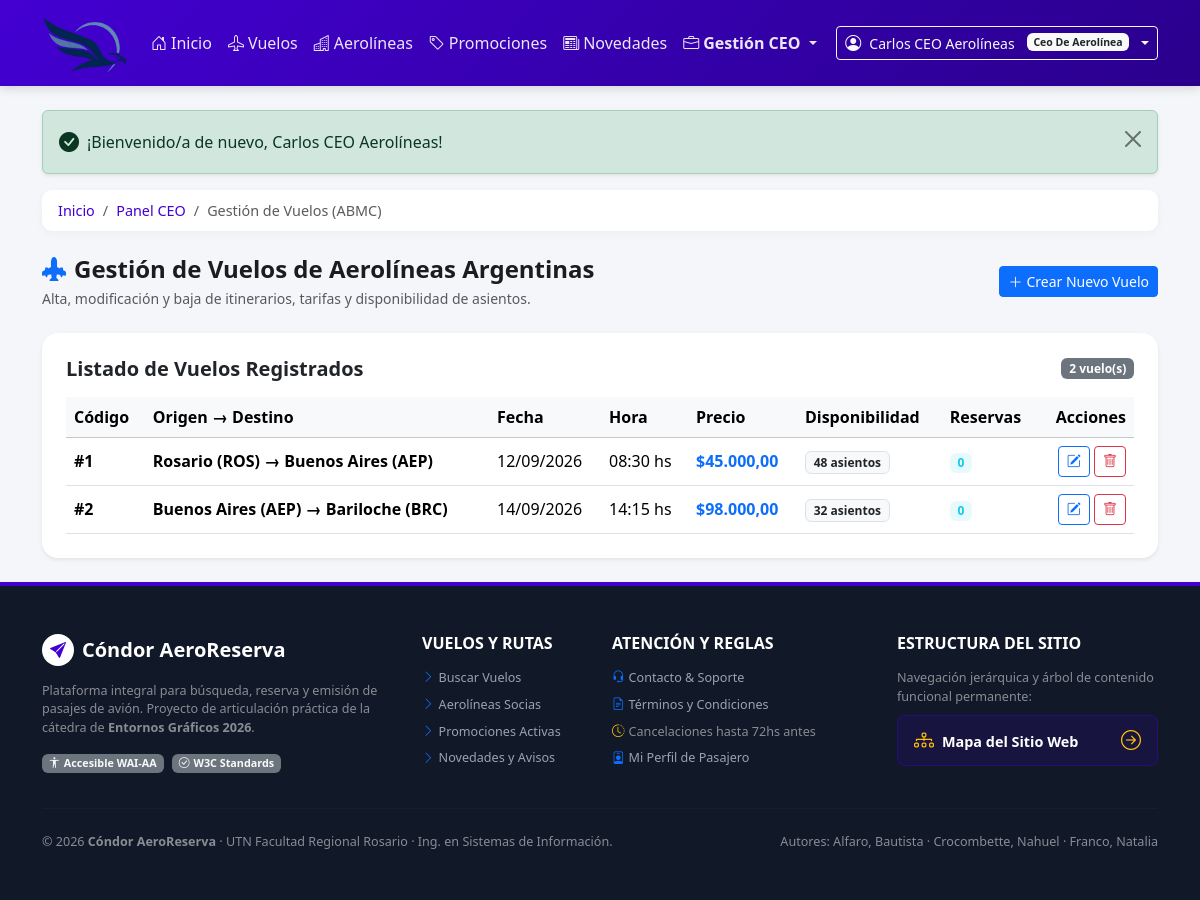
Screenshot of /index.php?pagina=ceo_vuelos (signed in) with the database file from the repository.
### tables this page shows
CREATE TABLE IF NOT EXISTS aerolineas (
    codAerolinea INT AUTO_INCREMENT PRIMARY KEY,
    nombreAerolinea VARCHAR(100) NOT NULL,
    codigoIATA VARCHAR(3) NOT NULL UNIQUE,
    descripcionAerolinea VARCHAR(200) DEFAULT NULL,
    codPais VARCHAR(3) NOT NULL,
    codUsuarioCeo INT DEFAULT NULL,
    CONSTRAINT fk_aerolinea_ceo FOREIGN KEY (codUsuarioCeo) REFERENCES usuarios(codUsuario) ON DELETE SET NULL
);

CREATE TABLE IF NOT EXISTS vuelos (
    codVuelo INT AUTO_INCREMENT PRIMARY KEY,
    codAerolinea INT NOT NULL,
    origenVuelo VARCHAR(50) NOT NULL,
    destinoVuelo VARCHAR(50) NOT NULL,
    fechaSalidaVuelo DATE NOT NULL,
    horaSalidaVuelo TIME NOT NULL,
    precioVuelo DECIMAL(10,2) NOT NULL,
    asientosDisponibles INT NOT NULL,
    CONSTRAINT fk_vuelo_aerolinea FOREIGN KEY (codAerolinea) REFERENCES aerolineas(codAerolinea) ON DELETE CASCADE
);

### public/index.php (called while the page is built, shortened)
<?php
require_once __DIR__ . '/../app/helpers/datos.php';
$pagina = $_GET['pagina'] ?? 'inicio';
$vistasDisponibles = [
    'inicio'             => __DIR__ . '/../app/views/inicio.php',
    'vuelos'             => __DIR__ . '/../app/views/vuelos.php',
    'vuelo_detalle'      => __DIR__ . '/../app/views/vuelo_detalle.php',
    'reservar'           => __DIR__ . '/../app/views/reservar.php',
    'reservas'           => __DIR__ . '/../app/views/reservas.php',
    'reserva_detalle'    => __DIR__ . '/../app/views/reserva_detalle.php',
    'historial'          => __DIR__ . '/../app/views/historial.php',
    'aerolineas'         => __DIR__ . '/../app/views/aerolineas.php',
    'aerolinea_detalle'  => __DIR__ . '/../app/views/aerolinea_detalle.php',
    'promociones'        => __DIR__ . '/../app/views/promociones.php',
    'novedades'          => __DIR__ . '/../app/views/novedades.php',
    'mapa_sitio'         => __DIR__ . '/../app/views/mapa_sitio.php',
    'mapa'               => __DIR__ . '/../app/views/mapa_sitio.php',
    '404'                => __DIR__ . '/../app/views/404.php',
    'contacto'           => __DIR__ . '/../app/views/contacto.php',
    'terminos'           => __DIR__ . '/../app/views/terminos.php',
    'login'              => __DIR__ . '/../app/views/login.php',
    'registro'           => __DIR__ . '/../app/views/registro.php',
    'recuperar_clave'    => __DIR__ . '/../app/views/recuperar_clave.php',
    'perfil'             => __DIR__ . '/../app/views/perfil.php',
    'ceo_panel'          => __DIR__ . '/../app/views/ceo/panel.php',
    'ceo_vuelos'         => __DIR__ . '/../app/views/ceo/vuelos.php',
    'ceo_promociones'    => __DIR__ . '/../app/views/ceo/promociones.php',
    'ceo_reportes'       => __DIR__ . '/../app/views/ceo/reportes.php',
    'admin_panel'        => __DIR__ . '/../app/views/admin/panel.php',
    'admin_aerolineas'   => __DIR__ . '/../app/views/admin/aerolineas.php',
    'admin_promociones'  => __DIR__ . '/../app/views/admin/promociones.php',
    'admin_novedades'    => __DIR__ . '/../app/views/admin/novedades.php',
    'admin_usuarios'     => __DIR__ . '/../app/views/admin/usuarios.php',
    'admin_reportes'     => __DIR__ . '/../app/views/admin/reportes.php',
];
if (!array_key_exists($pagina, $vistasDisponibles)) {
    http_response_code(404);
    $vistaArchivo = $vistasDisponibles['404'];
} else {
    $vistaArchivo = $vistasDisponibles[$pagina];
}
require __DIR__ . '/../app/views/layouts/header.php';
require $vistaArchivo;
require __DIR__ . '/../app/views/layouts/footer.php';

### app/helpers/datos.php (called while the page is built, shortened)
<?php
function obtenerAerolineaDeCeo(int $codUsuarioCeo): ?array
{
    try {
        $db = Database::getConnection();
        $stmt = $db->prepare("SELECT * FROM aerolineas WHERE codUsuarioCeo = ? LIMIT 1");
        $stmt->execute([$codUsuarioCeo]);
        $res = $stmt->fetch();
        return $res ?: null;
    } catch (Throwable $e) {
        error_log("Error al obtener aerolínea de CEO: " . $e->getMessage());
        return null;
    }
}
function contarTotalVuelosPorCeo(int $codUsuarioCeo): int
{
    try {
        $aero = obtenerAerolineaDeCeo($codUsuarioCeo);
        $db = Database::getConnection();
        $stmt = $db->prepare("SELECT COUNT(*) FROM vuelos WHERE codAerolinea = ?");
        $stmt->execute([$aero['codAerolinea']]);
        return (int)$stmt->fetchColumn();
    } catch (Throwable $e) {
        error_log("Error al contar vuelos de CEO: " . $e->getMessage());
        return 0;
    }
}
function obtenerVuelosPorCeo(int $codUsuarioCeo, ?int $limite = null, int $offset = 0): array
{
    try {
        $aero = obtenerAerolineaDeCeo($codUsuarioCeo);
        $db = Database::getConnection();
        $sql = "SELECT v.*, a.nombreAerolinea, a.codigoIATA,
                      (SELECT COUNT(*) FROM reservas r WHERE r.codVuelo = v.codVuelo AND r.estadoReserva != 'cancelada') AS reservasRealizadas
                      FROM vuelos v
                      INNER JOIN aerolineas a ON v.codAerolinea = a.codAerolinea
                      WHERE v.codAerolinea = ?
                      ORDER BY v.fechaSalidaVuelo ASC, v.horaSalidaVuelo ASC";
        if ($limite !== null && $limite > 0) {
            $sql .= " LIMIT " . (int)$limite . " OFFSET " . (int)$offset;
        }
        $stmt = $db->prepare($sql);
        $stmt->execute([$aero['codAerolinea']]);
        return $stmt->fetchAll();
    } catch (Throwable $e) {
        error_log("Error al obtener vuelos de CEO: " . $e->getMessage());
        return [];
    }
}
function obtenerMetricasCeo(int $codUsuarioCeo): array
{
    $aero = obtenerAerolineaDeCeo($codUsuarioCeo);
    try {
        $db = Database::getConnection();
        $aId = $aero['codAerolinea'];
        $totalVuelos = (int) $db->query("SELECT COUNT(*) FROM vuelos WHERE codAerolinea = $aId")->fetchColumn();
        $stmt = $db->prepare("SELECT COUNT(*) AS totalVentas, COALESCE(SUM(r.precioFinal), 0) AS totalMonto
                              FROM reservas r
                              INNER JOIN vuelos v ON r.codVuelo = v.codVuelo
                              WHERE v.codAerolinea = ? AND r.estadoReserva = 'confirmada'");
        $stmt->execute([$aId]);
        $ventas = $stmt->fetch();
        $stmt = $db->prepare("SELECT COUNT(*) FROM reservas r
                              INNER JOIN vuelos v ON r.codVuelo = v.codVuelo
                              WHERE v.codAerolinea = ? AND r.estadoReserva != 'cancelada'");
        $stmt->execute([$aId]);
        $ocupados = (int) $stmt->fetchColumn();
        return [
            'aerolinea' => $aero,
            'totalVuelos' => $totalVuelos,
            'ventasConfirmadas' => (int) ($ventas['totalVentas'] ?? 0),
            'recaudacion' => (float) ($ventas['totalMonto'] ?? 0),
            'asientosOcupados' => $ocupados,
        ];
    } catch (Throwable $e) {
        error_log("Error al calcular métricas CEO: " . $e->getMessage());
        return ['aerolinea' => $aero, 'totalVuelos' => 0, 'ventasConfirmadas' => 0, 'recaudacion' => 0.0, 'asientosOcupados' => 0];
    }
}

### app/views/ceo/vuelos.php (the view, shortened to what this page needs)
<?php
require_once __DIR__ . '/../../helpers/datos.php';
$usuario = obtenerUsuario();
$metricas = obtenerMetricasCeo((int)$usuario['id']);
$aerolinea = $metricas['aerolinea'];
$paginaActual = max(1, (int)($_GET['p'] ?? 1));
$porPagina = 5;
$totalVuelosCeo = contarTotalVuelosPorCeo((int)$usuario['id']);
$offset = ($paginaActual - 1) * $porPagina;
$vuelos = obtenerVuelosPorCeo((int)$usuario['id'], $porPagina, $offset);
$editarId = !empty($_GET['editar']) ? (int)$_GET['editar'] : 0;
$vueloEditar = $editarId ? obtenerVueloPorId($editarId) : null;
?>
<nav class="breadcrumb-condor" aria-label="Ruta de navegación">
    <ol class="breadcrumb mb-0">
        <li class="breadcrumb-item"><a href="index.php">Inicio</a></li>
        <li class="breadcrumb-item"><a href="index.php?pagina=ceo_panel">Panel CEO</a></li>
        <li class="breadcrumb-item active" aria-current="page">Gestión de Vuelos (ABMC)</li>
    </ol>
</nav>
<div class="d-flex flex-column flex-md-row justify-content-between align-items-md-center gap-2 mb-4">
    <div>
        <h1 class="h4 fw-bold mb-1">
            <i class="bi bi-airplane-engines-fill text-primary me-2"></i>Gestión de Vuelos de <?= htmlspecialchars($aerolinea['nombreAerolinea'] ?? 'Mi Aerolínea') ?>
        </h1>
        <p class="text-muted small mb-0">Alta, modificación y baja de itinerarios, tarifas y disponibilidad de asientos.</p>
    </div>
    <button class="btn btn-primary btn-sm" type="button" data-bs-toggle="collapse" data-bs-target="#formVueloCollapse" aria-expanded="<?= $vueloEditar ? 'true' : 'false' ?>">
        <i class="bi bi-plus-lg me-1"></i><?= $vueloEditar ? 'Editar Vuelo #' . $vueloEditar['codVuelo'] : 'Crear Nuevo Vuelo' ?>
    </button>
</div>
<div class="card shadow-sm border-0 rounded-4 p-4 bg-white">
    <div class="d-flex justify-content-between align-items-center mb-3">
        <h2 class="h5 fw-bold mb-0">Listado de Vuelos Registrados</h2>
        <span class="badge bg-secondary"><?= count($vuelos) ?> vuelo(s)</span>
    </div>
    <?php if (!empty($vuelos)): ?>
        <div class="table-responsive">
            <table class="table table-hover align-middle mb-0">
                <thead class="table-light">
                    <tr>
                        <th scope="col">Código</th>
                        <th scope="col">Origen → Destino</th>
                        <th scope="col">Fecha</th>
                        <th scope="col">Hora</th>
                        <th scope="col">Precio</th>
                        <th scope="col">Disponibilidad</th>
                        <th scope="col">Reservas</th>
                        <th scope="col" class="text-end">Acciones</th>
                    </tr>
                </thead>
                <tbody>
                    <?php foreach ($vuelos as $v): ?>
                        <tr>
                            <td><strong>#<?= $v['codVuelo'] ?></strong></td>
                            <td class="fw-semibold"><?= htmlspecialchars($v['origenVuelo']) ?> → <?= htmlspecialchars($v['destinoVuelo']) ?></td>
                            <td><?= date('d/m/Y', strtotime($v['fechaSalidaVuelo'])) ?></td>
                            <td><?= date('H:i', strtotime($v['horaSalidaVuelo'])) ?> hs</td>
                            <td class="fw-bold text-primary">$<?= number_format((float)$v['precioVuelo'], 2, ',', '.') ?></td>
                            <td>
                                <span class="badge bg-light text-dark border"><?= $v['asientosDisponibles'] ?> asientos</span>
                            </td>
                            <td>
                                <span class="badge bg-info bg-opacity-10 text-info fw-bold"><?= (int)$v['reservasRealizadas'] ?></span>
                            </td>
                            <td class="text-end">
                                <a href="index.php?pagina=ceo_vuelos&editar=<?= $v['codVuelo'] ?>" class="btn btn-sm btn-outline-primary" title="Modificar">
                                    <i class="bi bi-pencil-square"></i>
                                </a>
                                <form method="post" action="index.php" class="d-inline" onsubmit="return confirm('¿Seguro que deseás eliminar el vuelo #<?= $v['codVuelo'] ?>?');">
                                    <button type="submit" class="btn btn-sm btn-outline-danger" title="Eliminar">
                                        <i class="bi bi-trash"></i>
                                    </button>
                                </form>
                            </td>
                        </tr>
                    <?php endforeach; ?>
                </tbody>
            </table>
        </div>
    <?php endif; ?>
</div>

### public/assets/css/estilos.css (style rules this page uses)
:root { --color-primario: #4300d2; --color-primario-oscuro: #2a008c; --color-acento: #fa503f; --color-acento-hover: #e03827; --color-fondo: #f4f6fa; --color-texto: #1c1c1e; --color-texto-muted: #6c757d; --borde-suave: #e2e8f0; --sombra-card: 0 4px 18px rgba(0, 0, 0, 0.06); --sombra-hover: 0 8px 26px rgba(67, 0, 210, 0.12); }
body { background-color: var(--color-fondo); color: var(--color-texto); font-family: system-ui, "Segoe UI", Roboto, "Helvetica Neue", Arial, sans-serif; min-height: 100vh; display: flex; flex-direction: column; }
.breadcrumb-condor { background: #fff; padding: 0.6rem 1rem; border-radius: 10px; box-shadow: 0 2px 8px rgba(0,0,0,0.04); font-size: 0.9rem; margin-bottom: 1.5rem; }
.breadcrumb-condor a { color: var(--color-primario); text-decoration: none; font-weight: 500; }

### rows the page displays
aerolineas: nombreAerolinea "Aerolíneas Argentinas", codAerolinea "2"
vuelos: codVuelo "1", origenVuelo "Rosario (ROS)", destinoVuelo "Buenos Aires (AEP)", fechaSalidaVuelo "12/09/2026", horaSalidaVuelo "08:30", precioVuelo "45.000,00", asientosDisponibles "48", reservasRealizadas "0"
vuelos: codVuelo "2", origenVuelo "Buenos Aires (AEP)", destinoVuelo "Bariloche (BRC)", fechaSalidaVuelo "14/09/2026", horaSalidaVuelo "14:15", precioVuelo "98.000,00", asientosDisponibles "32", reservasRealizadas "0"

### other values shown
$usuario['nombre'] "Carlos CEO Aerolíneas"
$usuario['rol'] "Ceo De Aerolínea"
$_SESSION['mensaje'] "¡Bienvenido/a de nuevo, Carlos CEO Aerolíneas!"
